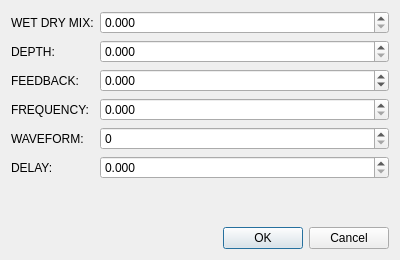
<?xml version="1.0" encoding="UTF-8"?>
<ui version="4.0">
 <class>ChorusCustomizeWnd</class>
 <widget class="QDialog" name="ChorusCustomizeWnd">
  <property name="geometry">
   <rect>
    <x>0</x>
    <y>0</y>
    <width>400</width>
    <height>260</height>
   </rect>
  </property>
  <property name="windowTitle">
   <string>Customize Chorus</string>
  </property>
  <layout class="QVBoxLayout" name="verticalLayout">
   <item>
    <layout class="QFormLayout" name="formLayout">
     <item row="0" column="0">
      <widget class="QLabel" name="label_7">
       <property name="text">
        <string>WET DRY MIX:</string>
       </property>
      </widget>
     </item>
     <item row="0" column="1">
      <widget class="QDoubleSpinBox" name="m_wetDryMix">
       <property name="decimals">
        <number>3</number>
       </property>
       <property name="maximum">
        <double>100.000000000000000</double>
       </property>
       <property name="singleStep">
        <double>0.001000000000000</double>
       </property>
      </widget>
     </item>
     <item row="1" column="0">
      <widget class="QLabel" name="label_6">
       <property name="text">
        <string>DEPTH:</string>
       </property>
      </widget>
     </item>
     <item row="1" column="1">
      <widget class="QDoubleSpinBox" name="m_depth">
       <property name="decimals">
        <number>3</number>
       </property>
       <property name="minimum">
        <double>0.000000000000000</double>
       </property>
       <property name="maximum">
        <double>100.000000000000000</double>
       </property>
       <property name="singleStep">
        <double>0.010000000000000</double>
       </property>
      </widget>
     </item>
     <item row="2" column="0">
      <widget class="QLabel" name="label_4">
       <property name="text">
        <string>FEEDBACK:</string>
       </property>
      </widget>
     </item>
     <item row="2" column="1">
      <widget class="QDoubleSpinBox" name="m_feedback">
       <property name="decimals">
        <number>3</number>
       </property>
       <property name="minimum">
        <double>-99.000000000000000</double>
       </property>
       <property name="maximum">
        <double>99.000000000000000</double>
       </property>
       <property name="singleStep">
        <double>0.001000000000000</double>
       </property>
      </widget>
     </item>
     <item row="3" column="0">
      <widget class="QLabel" name="label_12">
       <property name="text">
        <string>FREQUENCY:</string>
       </property>
      </widget>
     </item>
     <item row="3" column="1">
      <widget class="QDoubleSpinBox" name="m_frequency">
       <property name="decimals">
        <number>3</number>
       </property>
       <property name="maximum">
        <double>10.000000000000000</double>
       </property>
       <property name="singleStep">
        <double>0.001000000000000</double>
       </property>
      </widget>
     </item>
     <item row="4" column="0">
      <widget class="QLabel" name="label_3">
       <property name="text">
        <string>WAVEFORM:</string>
       </property>
      </widget>
     </item>
     <item row="4" column="1">
      <widget class="QSpinBox" name="m_waveform">
       <property name="maximum">
        <number>1</number>
       </property>
      </widget>
     </item>
     <item row="5" column="0">
      <widget class="QLabel" name="label_11">
       <property name="text">
        <string>DELAY:</string>
       </property>
      </widget>
     </item>
     <item row="5" column="1">
      <widget class="QDoubleSpinBox" name="m_delay">
       <property name="decimals">
        <number>3</number>
       </property>
       <property name="maximum">
        <double>20.000000000000000</double>
       </property>
       <property name="singleStep">
        <double>0.001000000000000</double>
       </property>
      </widget>
     </item>
    </layout>
   </item>
   <item>
    <widget class="QDialogButtonBox" name="buttonBox">
     <property name="orientation">
      <enum>Qt::Horizontal</enum>
     </property>
     <property name="standardButtons">
      <set>QDialogButtonBox::Cancel|QDialogButtonBox::Ok</set>
     </property>
    </widget>
   </item>
  </layout>
 </widget>
 <resources/>
 <connections>
  <connection>
   <sender>buttonBox</sender>
   <signal>accepted()</signal>
   <receiver>ChorusCustomizeWnd</receiver>
   <slot>accept()</slot>
   <hints>
    <hint type="sourcelabel">
     <x>248</x>
     <y>254</y>
    </hint>
    <hint type="destinationlabel">
     <x>157</x>
     <y>274</y>
    </hint>
   </hints>
  </connection>
  <connection>
   <sender>buttonBox</sender>
   <signal>rejected()</signal>
   <receiver>ChorusCustomizeWnd</receiver>
   <slot>reject()</slot>
   <hints>
    <hint type="sourcelabel">
     <x>316</x>
     <y>260</y>
    </hint>
    <hint type="destinationlabel">
     <x>286</x>
     <y>274</y>
    </hint>
   </hints>
  </connection>
 </connections>
</ui>
